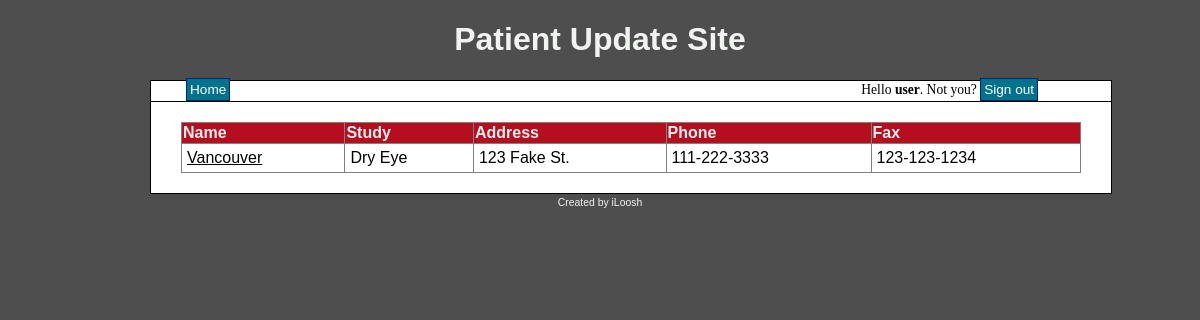
/index.php (signed in), run on the app's committed database.
### tables this page shows
CREATE TABLE IF NOT EXISTS `sites` (
  `site_id` int(8) NOT NULL AUTO_INCREMENT,
  `site_name` varchar(30) NOT NULL,
  `site_study` varchar(255) NOT NULL,
  `site_address` varchar(255) NOT NULL,
  `site_phone` varchar(30) NOT NULL,
  `site_fax` varchar(30) NOT NULL,
  `site_user` int(8) NOT NULL,
  PRIMARY KEY (`site_id`),
  KEY `site_user` (`site_user`)
);

### index.php (the view, shortened to what this page needs)
<?php
include 'header.php';
if(!$_SESSION['signed_in']){
	echo 'You must be Signed in to view posts';
}
else
{
	$sql = "SELECT
				site_name,
				site_study,
				site_user,
				site_address,
				site_phone,
				site_fax,
				site_id
			FROM
				sites";
	$result = mysql_query($sql);
	if(!$result)
	{
		echo 'The categories could not be displayed, please try again later.';
	}
	else
	{
		if(mysql_num_rows($result) == 0)
		{
			echo 'No categories defined yet.';
		}
		else
		{
			echo '<table border="1">
				  <tr>
					<th>Name</th>
					<th>Study</th>
					<th>Address</th>
					<th>Phone</th>
					<th>Fax</th>
				  </tr>';
			while($row = mysql_fetch_assoc($result))
			{
				echo '<tr>';
				if($_SESSION['user_level'] == 1 || $row['site_user'] == $_SESSION['user_id'])
				{
					echo '<td><a href="site.php?id=' . $row['site_id'] . '">' . $row['site_name'] . '</a></td>';
					echo '<td>' . $row['site_study'] . '</td>';
					echo '<td>' . $row['site_address'] . '</td>';
					echo '<td>' . $row['site_phone'] . '</td>';
					echo '<td>' . $row['site_fax'] . '</td>';
				}
				echo '</tr>';
			}
			echo '</table>';
		}
	}
}
include 'footer.php';
?>

### style.css (style rules this page uses)
body { background-color: #4E4E4E; text-align: center; }
table { border-collapse: collapse; width: 100%; }
table a { color: #000; }
th { background-color: #B40E1F; color: #F0F0F0; }
td { padding: 5px; }

### data on the page
sites: site_name "Vancouver", site_study "Dry Eye", site_address "123 Fake St.", site_phone "111-222-3333", site_fax "123-123-1234"

### other printed values
$_SESSION['user_name'] "user"
